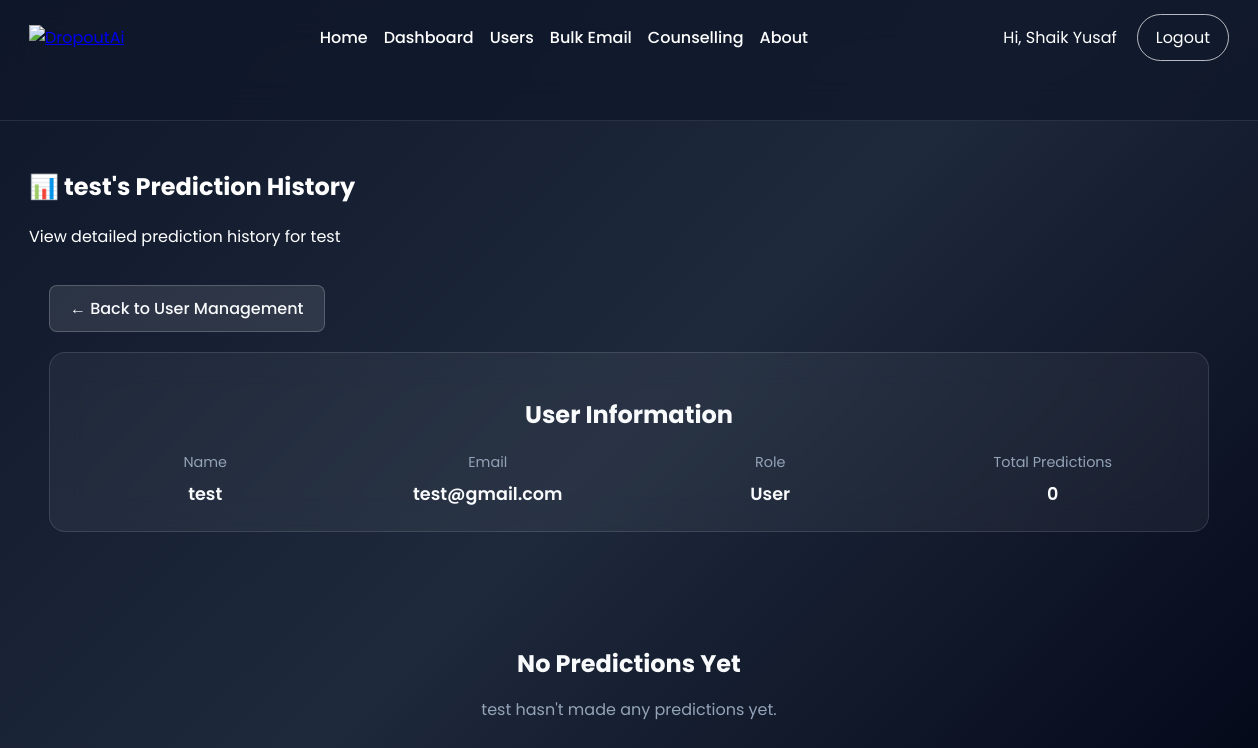
Screenshot of /admin/user_history/1 (signed in) with the database file from the repository.
### tables this page shows
CREATE TABLE users (
            id INTEGER PRIMARY KEY AUTOINCREMENT,
            name TEXT NOT NULL,
            email TEXT NOT NULL UNIQUE,
            password TEXT NOT NULL,
            role TEXT NOT NULL
        );

### app.py (the view, shortened to what this page needs)
@app.route('/admin/user_history/<int:user_id>')
@admin_required
def admin_user_history(user_id):
    user = query_db('SELECT * FROM users WHERE id = ?', [user_id], one=True)
    if not user:
        flash('User not found.', 'error')
        return redirect(url_for('admin_users'))
    predictions = query_db(
        'SELECT * FROM predictions WHERE user_id = ? ORDER BY prediction_date DESC',
        [user_id]
    )
    history_data = []
    return render_template('admin_user_history.html',
                         user=user,
                         predictions=history_data)

### app.py (called while the page is built)
def get_db():
    db = getattr(g, '_database', None)
    if db is None:
        db = g._database = sqlite3.connect(DATABASE)
        db.row_factory = sqlite3.Row
    return db

def query_db(query, args=(), one=False):
    cur = get_db().execute(query, args)
    rv = cur.fetchall()
    cur.close()
    return (rv[0] if rv else None) if one else rv

def init_db():
    db = get_db()
    db.execute(
        '''CREATE TABLE IF NOT EXISTS users (
            id INTEGER PRIMARY KEY AUTOINCREMENT,
            name TEXT NOT NULL,
            email TEXT NOT NULL UNIQUE,
            password TEXT NOT NULL,
            role TEXT NOT NULL
        )'''
    )
    db.execute(
        '''CREATE TABLE IF NOT EXISTS predictions (
            id INTEGER PRIMARY KEY AUTOINCREMENT,
            user_id INTEGER NOT NULL,
            attendance REAL NOT NULL,
            avg_marks REAL NOT NULL,
            study_hours REAL NOT NULL,
            backlogs INTEGER NOT NULL,
            risk_level TEXT NOT NULL,
            prediction_date TIMESTAMP DEFAULT CURRENT_TIMESTAMP,
            FOREIGN KEY (user_id) REFERENCES users (id)
        )'''
    )
    db.commit()

@login_manager.user_loader
def load_user(user_id):
    user = query_db('SELECT * FROM users WHERE id = ?', [user_id], one=True)
    if user:
        return User(user['id'], user['name'], user['email'], user['role'])
    return None

@app.before_request
def before_request():
    init_db()

@app.context_processor
def inject_user():
    return {
        'logged_in': current_user.is_authenticated
    }

@app.teardown_appcontext
def close_connection(exception):
    db = getattr(g, '_database', None)
    if db is not None:
        db.close()

def admin_required(view):
    @wraps(view)
    def wrapped_view(*args, **kwargs):
        if not current_user.is_authenticated:
            flash('Please login to continue.', 'error')
            return redirect(url_for('login'))
        if current_user.role != 'admin':
            flash('Access denied. Admins only.', 'error')
            return redirect(url_for('predict'))
        return view(*args, **kwargs)
    return wrapped_view

### templates/admin_user_history.html (shortened to what this page needs)
{% extends 'base.html' %}
{% block styles %}
<link rel="stylesheet" href="{{ url_for('static', filename='css/style.css') }}">
{% endblock %}
{% block content %}
<section class="hero">
    <div class="hero-left">
        <h1>📊 {{ user.name }}'s Prediction History</h1>
        <p>View detailed prediction history for {{ user.name }}</p>
    </div>
</section>
<section class="section">
    <div class="history-container">
        <a href="{{ url_for('admin_users') }}" class="btn-back">← Back to User Management</a>
        <div class="user-info-card">
            <h2 style="text-align: center; margin-bottom: 20px; color: #f8fafc;">User Information</h2>
            <div class="user-info-grid">
                <div class="user-info-item">
                    <div class="user-info-label">Name</div>
                    <div class="user-info-value">{{ user.name }}</div>
                </div>
                <div class="user-info-item">
                    <div class="user-info-label">Email</div>
                    <div class="user-info-value">{{ user.email }}</div>
                </div>
                <div class="user-info-item">
                    <div class="user-info-label">Role</div>
                    <div class="user-info-value">{{ user.role.title() }}</div>
                </div>
                <div class="user-info-item">
                    <div class="user-info-label">Total Predictions</div>
                    <div class="user-info-value">{{ predictions|length }}</div>
                </div>
            </div>
        </div>
        {% if predictions %}
        <div class="history-table">
            <table>
                <thead>
                    <tr>
                        <th>Date</th>
                        <th>Attendance (%)</th>
                        <th>Average Marks</th>
                        <th>Study Hours</th>
                        <th>Backlogs</th>
                        <th>Risk Level</th>
                    </tr>
                </thead>
                <tbody>
                    {% for prediction in predictions %}
                    <tr>
                        <td>{{ prediction.prediction_date.split('.')[0] if '.' in prediction.prediction_date else prediction.prediction_date }}</td>
                        <td>{{ prediction.attendance }}%</td>
                        <td>{{ prediction.avg_marks }}</td>
                        <td>{{ prediction.study_hours }}</td>
                        <td>{{ prediction.backlogs }}</td>
                        <td>
                            <span class="risk-badge {{ prediction.risk_level.lower() }}">
                                {{ prediction.risk_level }}
                            </span>
                        </td>
                    </tr>
                    {% endfor %}
                </tbody>
            </table>
        </div>
        {% else %}
        <div class="no-history">
            <h3>No Predictions Yet</h3>
            <p>{{ user.name }} hasn't made any predictions yet.</p>
        </div>
        {% endif %}
    </div>
</section>
{% endblock %}

### templates/base.html (shortened to what this page needs)
<!DOCTYPE html>
<html lang="en">
<head>
    <link rel="stylesheet" href="{{ url_for('static', filename='css/style.css') }}">
    {% block styles %}{% endblock %}
</head>
<body>
    <header class="navbar">
        <div class="nav-inner">
            <div class="logo">
                <a href="/"><img src="{{ url_for('static', filename='images/logo.png') }}" alt="DropoutAi"></a>
            </div>
            <nav class="nav-links">
                <a href="/">Home</a>
                {% if logged_in %}
                    {% if current_user.role == 'admin' %}
                        <a href="/dashboard">Dashboard</a>
                        <a href="/admin/users">Users</a>
                        <a href="/admin/bulk_email">Bulk Email</a>
                        <a href="/counselling">Counselling</a>
                    {% else %}
                        <a href="/predict">Predict</a>
                        <a href="/user_dashboard">Dashboard</a>
                        <a href="/user_counselling">Counselling</a>
                        <a href="/analytics">Analytics</a>
                        <a href="/resources">Resources</a>
                    {% endif %}
                {% else %}
                    <a href="/resources">Resources</a>
                {% endif %}
                <a href="/about">About</a>
            </nav>
            <div class="nav-right">
                {% if logged_in %}
                    <span class="user-welcome">Hi, {{ current_user.name }}</span>
                    <a href="/logout" class="btn secondary">Logout</a>
                {% else %}
                    <a href="/login" class="btn login">Login</a>
                    <a href="/signup" class="btn signup">Sign Up</a>
                {% endif %}
            </div>
        </div>
    </header>
    <main class="main-container">
        {% block content %}{% endblock %}
    </main>
</body>
</html>

### static/css/style.css (style rules this page uses)
body { margin: 0; padding: 0; font-family: 'Poppins', sans-serif; background: linear-gradient(135deg, #0f172a, #1e293b, #020617); color: white; min-height: 100vh; }
.navbar { min-height: 120px; background: rgba(15, 23, 42, 0.75); backdrop-filter: blur(20px); border-bottom: 1px solid rgba(255, 255, 255, 0.1); position: sticky; top: 0; z-index: 1000; }
.nav-inner { width: min(1200px, 100%); padding: 14px 24px; margin: 0 auto; display: flex; align-items: center; justify-content: space-between; gap: 16px; }
.logo img { height: 110px; max-width: 100%; width: auto; }
.logo { flex-shrink: 0; }
.nav-links { display: flex; justify-content: center; gap: 16px; align-items: center; flex: 1 1 auto; flex-wrap: wrap; min-width: 0; }
.nav-links a { text-decoration: none; color: white; font-weight: 500; position: relative; transition: color 0.2s ease; }
.nav-links a::after { content: ""; width: 0; height: 2px; background: #ff7b00; position: absolute; left: 0; bottom: -4px; transition: width 0.25s ease; }
.nav-right { display: flex; align-items: center; gap: 10px; flex-shrink: 0; flex-wrap: wrap; justify-content: flex-end; }
.nav-right .btn { margin: 0; padding: 10px 18px; border-radius: 999px; text-decoration: none; display: inline-flex; align-items: center; justify-content: center; }
.nav-right .btn.secondary { border: 1px solid rgba(255, 255, 255, 0.7); color: white; background: transparent; }
.user-welcome { color: white; margin-right: 10px; max-width: 100%; word-break: break-word; }
.main-container { width: min(1200px, 100%); margin: 0 auto; padding: 28px 24px 40px; }

### templates/admin_user_history.html (style rules this page uses)
.history-container { max-width: 1200px; margin: 0 auto; padding: 20px; }
.user-info-card { background: rgba(255, 255, 255, 0.05); border: 1px solid rgba(255, 255, 255, 0.12); border-radius: 16px; padding: 24px; margin-bottom: 30px; backdrop-filter: blur(16px); }
.user-info-grid { display: grid; grid-template-columns: repeat(auto-fit, minmax(200px, 1fr)); gap: 20px; }
.user-info-item { text-align: center; }
.user-info-label { color: #94a3b8; font-size: 0.9rem; margin-bottom: 8px; }
.user-info-value { color: #f8fafc; font-size: 1.1rem; font-weight: 600; }
.no-history { text-align: center; padding: 60px 20px; color: #94a3b8; }
.no-history h3 { font-size: 1.5rem; margin-bottom: 10px; color: #f8fafc; }
.btn-back { display: inline-flex; align-items: center; padding: 10px 20px; border-radius: 8px; background: rgba(255, 255, 255, 0.1); color: #f8fafc; text-decoration: none; font-weight: 500; border: 1px solid rgba(255, 255, 255, 0.2); transition: all 0.2s ease; margin-bottom: 20px; }

### rows the page displays
users: name "Shaik Yusaf"
users: name "test", email "test@gmail.com", role "User"

### other values shown
{{ predictions|length }} "0"
